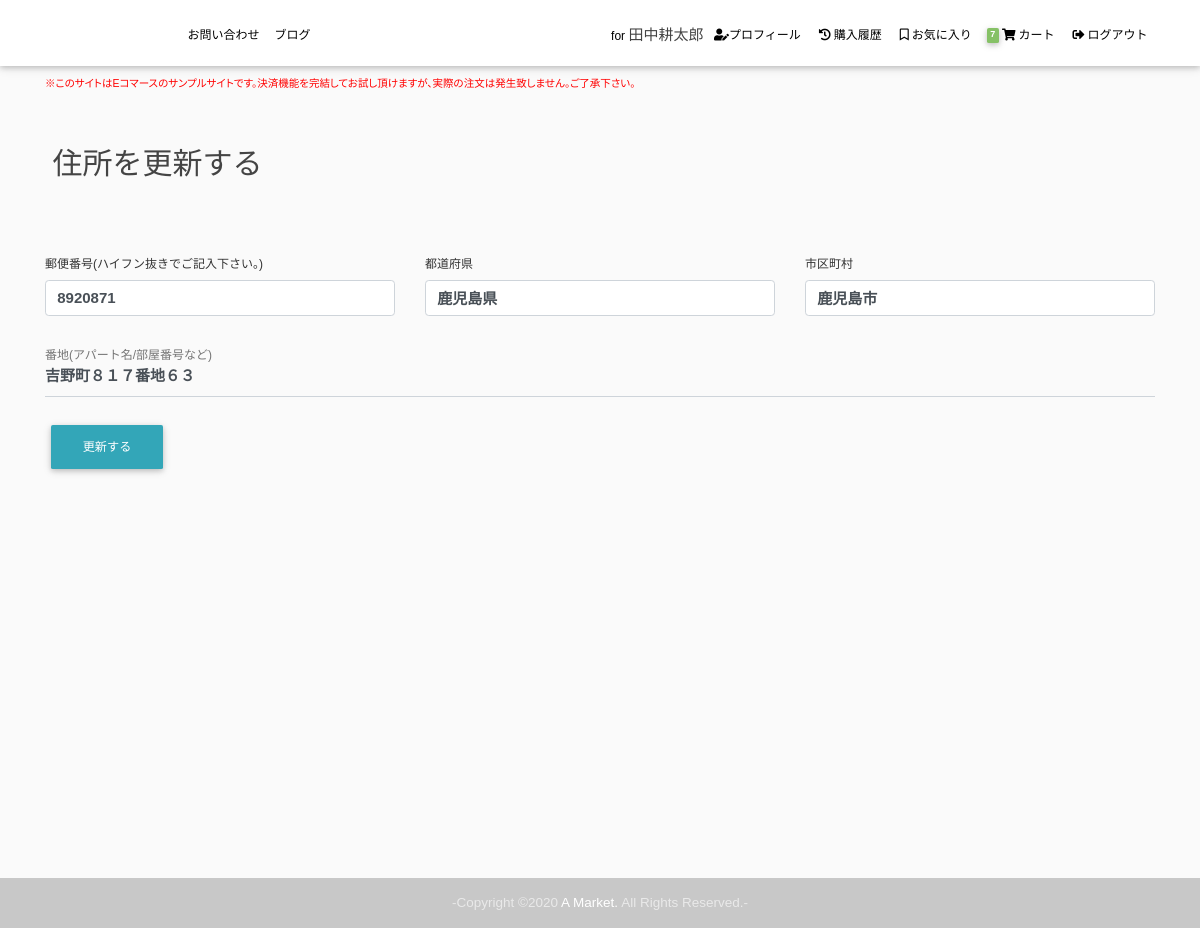
The app's page /user/shipping-address/2/update (signed in) with its own data.
### core/models.py (models this page shows, shortened)
class Order(models.Model):
    user = models.ForeignKey(settings.AUTH_USER_MODEL,
                             on_delete=models.CASCADE, related_name="orders")
    items = models.ManyToManyField(OrderItem)
    start_date = models.DateTimeField(auto_now_add=True)
    ordered_date = models.DateTimeField()
    ordered = models.BooleanField(default=False)
    dispatched = models.BooleanField(default=False)
    shipping_address = models.ForeignKey(
        'users.ShippingAddress', on_delete=models.SET_NULL, blank=True, null=True)
    billing_address = models.ForeignKey(
        'users.BillingAddress', on_delete=models.SET_NULL, blank=True, null=True)
    payment_option = models.CharField(
        choices=PAYMENT_CHOICES, max_length=2, blank=True, null=True)
    delivery_time = models.CharField(
        choices=DELIVERY_TIME, max_length=2, blank=True, null=True)
    payment = models.ForeignKey(
        'Payment', on_delete=models.SET_NULL, blank=True, null=True)
    class Meta:
        verbose_name_plural = 'カート内全商品/注文済注文'

### users/models.py (models this page shows, shortened)
class ShippingAddress(models.Model):
    user = models.ForeignKey(settings.AUTH_USER_MODEL,
                             on_delete=models.CASCADE, related_name="shipping_addresses")
    street_address = models.CharField(max_length=100, verbose_name="番地/部屋番号")
    city = models.CharField(max_length=100, verbose_name='市区町村')
    state = models.CharField(max_length=100, verbose_name='都道府県')
    zip = models.CharField(max_length=100, verbose_name='郵便番号')
    primary = models.BooleanField(default=False)
    class Meta:
        verbose_name_plural = '配送先住所'

### users/views.py (the view)
class ShippingAddressUpdateView(LoginRequiredMixin, UserPassesTestMixin, DynamicRedirectMixin, UpdateView):
    model = ShippingAddress
    form_class = ShippingAddressForm
    success_url = reverse_lazy('user:profile')
    def test_func(self):
        user = self.get_object().user
        if self.request.user == user:
            return True
        return False
    def get_context_data(self, **kwargs):
        context = super().get_context_data(**kwargs)
        context["edit"] = 1
        return context

### users/forms.py
class ShippingAddressForm(forms.ModelForm):
    street_address = forms.CharField(
        widget=forms.TextInput(attrs={
            'placeholder': '1234 Main St #101',
            'class': 'form-control address p-street-address p-extended-address'
        }),
        required=True,
        label="番地(アパート名/部屋番号等)"
    )
    city = forms.CharField(
        widget=forms.TextInput(attrs={
            'placeholder': 'Los Angeles',
            'class': 'form-control address p-locality'
        }),
        required=True,
        label="市区町村"
    )
    state = forms.CharField(
        widget=forms.TextInput(attrs={
            'placeholder': 'CA',
            'class': 'form-control address p-region'
        }),
        required=True,
        label="都道府県"
    )
    zip = forms.CharField(
        widget=forms.TextInput(attrs={
            'class': 'form-control address p-postal-code'
        }),
        required=True,
        label="郵便番号(ハイフン抜きで記入下さい)"
    )
    class Meta:
        model = ShippingAddress
        fields = ['street_address', 'city',
                  'state', 'zip']

### blog/context_processors.py (called while the page is built)
def global_val(request):
    archives = Post.objects.filter(draft=False).values(
        'date_posted__year', 'date_posted__month').annotate(Count('id')).order_by()
    return {
        'latest_posts': Post.objects.filter(draft=False).order_by('-date_posted')[:5],
        'drafts': Post.objects.filter(draft=True).order_by('-date_posted'),
        'post_categories': Category.objects.annotate(num_posts=Count('posts')).order_by('-num_posts'),
        'post_tags': Tag.objects.annotate(num_posts=Count('posts')).order_by('-num_posts'),
        'archives': archives
    }

### core/templatetags/cart_template_tags.py (called while the page is built)
@register.filter
def cart_item_count(user):
    if user.is_authenticated:
        qs = Order.objects.filter(user=user, ordered=False)
        if qs.exists():
            return qs[0].items.count()
    return 0

### templates/users/shippingaddress_form.html (shortened to what this page needs)
{% extends "base.html" %}
{% load crispy_forms_tags %}
{% block content %}
<div class="container">
  <form method="POST" enctype="multipart/form-data" class="h-adr">
    <fieldset class="form-group">
      <h2>
        {% if edit %}
        住所を更新する
        {% else %}
        配送先住所を追加する
        {% endif %}
      </h2>
      <div id="shipping-address" class="mt-5">
        <div class="row">
          <div class="col-lg-4 col-md-6 mb-4">
            <label for="id_zip" class="label">郵便番号(ハイフン抜きでご記入下さい。)</label>
            {{ form.zip }}
          </div>
          <div class="col-lg-4 col-md-6 mb-4">
            <label for="id_state" class="label">都道府県</label>
            {{ form.state }}
          </div>
          <div class="col-lg-4 col-md-12 mb-4">
            <label for="id_apartment_address" class="active">市区町村</label>
            {{ form.city }}
          </div>
        </div>
        <div class="md-form">
          {{ form.street_address }}
          <label for="id_street_address" class="active">番地(アパート名/部屋番号など)</label>
        </div>
      </div>
    </fieldset>
    <div class="form-group">
      <button class="btn btn-main" type="submit">
        {% if edit %}
        更新する
        {% else %}
        追加する
        {% endif %}
      </button>
    </div>
  </form>
</div>
{% endblock content %}

### templates/parts/navbar.html (shortened to what this page needs)
{% load cart_template_tags %}
<nav id="main-menu" class="navbar navbar-expand-lg navbar-light scrolling-navbar">
  <div class="container">
    <a class="navbar-brand waves-effect" href="{% url 'core:home' %}">
      <h1>{{ request.site.siteinfo.title }}</h1>
    </a>
    <div class="collapse navbar-collapse">
      <ul class="navbar-nav mr-auto">
        <li class="nav-item">
          <a class="nav-link waves-effect" href="{% url 'core:inquiry' %}">お問い合わせ</a>
        </li>
        <li class="nav-item">
          <a class="nav-link waves-effect" href="{% url 'blog-home' %}">ブログ</a>
        </li>
      </ul>
      <ul class="navbar-nav nav-flex-icons">
        {% if request.user.is_authenticated %}
        <li class="nav-item username">
          for
          {% if user.first_name and user.last_name %}
          <h5>{{ user.last_name }}{{ user.first_name }}</h5>
          {% else %}
          <h5>{{ user.username }}</h5>
          {% endif %}
        </li>
        <li class="nav-item">
          <a class="nav-link waves-effect" href="{% url 'user:profile' %}"><i class="fas fa-user-edit"></i>プロフィール</a>
        </li>
        <li class="nav-item">
          <a class="nav-link waves-effect" href="{% url 'user:order-history' %}"><i class="fas fa-history"></i>購入履歴</a>
        </li>
        <li class="nav-item">
          <a class="nav-link waves-effect" href="{% url 'user:fav-items' %}"><i class="far fa-bookmark"></i>お気に入り</a>
        </li>
        <li class="nav-item">
          <a id="nav-cart" class="nav-link waves-effect" href="{% url 'core:shopping-cart' %}">
            <span class="badge badge-quantity z-depth-1"> {{ request.user|cart_item_count }} </span>
            <i class="fas fa-shopping-cart"></i>
            <span class="clearfix d-sm-inline-block">カート</span>
          </a>
        </li>
        <li class="nav-item">
          <a class="nav-link waves-effect" href="{% url 'logout' %}">
            <span class="clearfix d-sm-inline-block"><i class="fas fa-sign-out-alt"></i>ログアウト</span>
          </a>
        </li>
        {% endif %}
      </ul>
    </div>
  </div>
</nav>
<div class="container">
  <p class="testing-alert">
    ※このサイトはEコマースのサンプルサイトです。決済機能を完結してお試し頂けますが、実際の注文は発生致しません。ご了承下さい。
  </p>
</div>

### records on screen
ShippingAddress: zip "8920871", state "鹿児島県", city "鹿児島市", street_address "吉野町８１７番地６３"

### other values on screen
{{ user.last_name }} "田中"
{{ user.first_name }} "耕太郎"
{{ request.user|cart_item_count }} "7"
